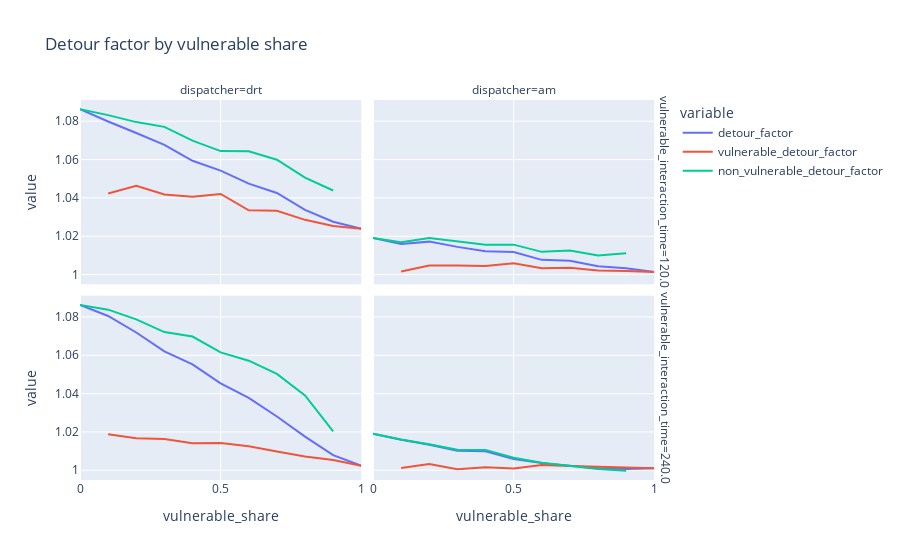

Notebook cell for this chart:
### Code cell
df_plot = df_analysis[
    df_analysis["vulnerable_interaction_time"].isin([120, 240]) & (df_analysis["fleet_size"] == analysis_fleet_size)
].melt(
    ["vulnerable_share", "vulnerable_interaction_time", "dispatcher"], 
    ["detour_factor", "vulnerable_detour_factor", "non_vulnerable_detour_factor"]
).sort_values(by = ["vulnerable_share", "vulnerable_interaction_time"])

px.line(df_plot, height = 800, title = "Detour factor by vulnerable share",
        x = "vulnerable_share", y = "value", color = "variable", 
        facet_col = "dispatcher", facet_row = "vulnerable_interaction_time")

### Figure 1 — Plotly figure (JSON) as saved in the notebook; plotly's stock layout.template omitted (floating-point values rounded to 4 significant figures)
{"data": [{"hovertemplate": "variable=detour_factor<br>vulnerable_interaction_time=120.0<br>dispatcher=drt<br>vulnerable_share=%{x}<br>value=%{y}<extra></extra>", "legendgroup": "detour_factor", "line": {"color": "#636efa", "dash": "solid"}, "marker": {"symbol": "circle"}, "mode": "lines", "name": "detour_factor", "orientation": "v", "showlegend": true, "type": "scatter", "x": [0, 0.1, 0.2, 0.3, 0.4, 0.5, 0.6, 0.7, 0.8, 0.9, 1], "xaxis": "x3", "y": [1.086, 1.08, 1.074, 1.068, 1.059, 1.054, 1.047, 1.043, 1.034, 1.028, 1.024], "yaxis": "y3"}, {"hovertemplate": "variable=detour_factor<br>vulnerable_interaction_time=120.0<br>dispatcher=am<br>vulnerable_share=%{x}<br>value=%{y}<extra></extra>", "legendgroup": "detour_factor", "line": {"color": "#636efa", "dash": "solid"}, "marker": {"symbol": "circle"}, "mode": "lines", "name": "detour_factor", "orientation": "v", "showlegend": false, "type": "scatter", "x": [0, 0.1, 0.2, 0.3, 0.4, 0.5, 0.6, 0.7, 0.8, 0.9, 1], "xaxis": "x4", "y": [1.019, 1.016, 1.017, 1.014, 1.012, 1.012, 1.008, 1.007, 1.004, 1.003, 1.001], "yaxis": "y4"}, {"hovertemplate": "variable=detour_factor<br>vulnerable_interaction_time=240.0<br>dispatcher=drt<br>vulnerable_share=%{x}<br>value=%{y}<extra></extra>", "legendgroup": "detour_factor", "line": {"color": "#636efa", "dash": "solid"}, "marker": {"symbol": "circle"}, "mode": "lines", "name": "detour_factor", "orientation": "v", "showlegend": false, "type": "scatter", "x": [0, 0.1, 0.2, 0.3, 0.4, 0.5, 0.6, 0.7, 0.8, 0.9, 1], "xaxis": "x", "y": [1.086, 1.08, 1.072, 1.062, 1.055, 1.045, 1.038, 1.028, 1.018, 1.008, 1.002], "yaxis": "y"}, {"hovertemplate": "variable=detour_factor<br>vulnerable_interaction_time=240.0<br>dispatcher=am<br>vulnerable_share=%{x}<br>value=%{y}<extra></extra>", "legendgroup": "detour_factor", "line": {"color": "#636efa", "dash": "solid"}, "marker": {"symbol": "circle"}, "mode": "lines", "name": "detour_factor", "orientation": "v", "showlegend": false, "type": "scatter", "x": [0, 0.1, 0.2, 0.3, 0.4, 0.5, 0.6, 0.7, 0.8, 0.9, 1], "xaxis": "x2", "y": [1.019, 1.016, 1.013, 1.01, 1.01, 1.006, 1.004, 1.002, 1.001, 1.001, 1.001], "yaxis": "y2"}, {"hovertemplate": "variable=vulnerable_detour_factor<br>vulnerable_interaction_time=120.0<br>dispatcher=drt<br>vulnerable_share=%{x}<br>value=%{y}<extra></extra>", "legendgroup": "vulnerable_detour_factor", "line": {"color": "#EF553B", "dash": "solid"}, "marker": {"symbol": "circle"}, "mode": "lines", "name": "vulnerable_detour_factor", "orientation": "v", "showlegend": true, "type": "scatter", "x": [0, 0.1, 0.2, 0.3, 0.4, 0.5, 0.6, 0.7, 0.8, 0.9, 1], "xaxis": "x3", "y": [null, 1.042, 1.046, 1.042, 1.041, 1.042, 1.034, 1.033, 1.029, 1.025, 1.024], "yaxis": "y3"}, {"hovertemplate": "variable=vulnerable_detour_factor<br>vulnerable_interaction_time=120.0<br>dispatcher=am<br>vulnerable_share=%{x}<br>value=%{y}<extra></extra>", "legendgroup": "vulnerable_detour_factor", "line": {"color": "#EF553B", "dash": "solid"}, "marker": {"symbol": "circle"}, "mode": "lines", "name": "vulnerable_detour_factor", "orientation": "v", "showlegend": false, "type": "scatter", "x": [0, 0.1, 0.2, 0.3, 0.4, 0.5, 0.6, 0.7, 0.8, 0.9, 1], "xaxis": "x4", "y": [null, 1.002, 1.005, 1.005, 1.004, 1.006, 1.003, 1.004, 1.002, 1.002, 1.001], "yaxis": "y4"}, {"hovertemplate": "variable=vulnerable_detour_factor<br>vulnerable_interaction_time=240.0<br>dispatcher=drt<br>vulnerable_share=%{x}<br>value=%{y}<extra></extra>", "legendgroup": "vulnerable_detour_factor", "line": {"color": "#EF553B", "dash": "solid"}, "marker": {"symbol": "circle"}, "mode": "lines", "name": "vulnerable_detour_factor", "orientation": "v", "showlegend": false, "type": "scatter", "x": [0, 0.1, 0.2, 0.3, 0.4, 0.5, 0.6, 0.7, 0.8, 0.9, 1], "xaxis": "x", "y": [null, 1.019, 1.017, 1.016, 1.014, 1.014, 1.013, 1.01, 1.007, 1.005, 1.002], "yaxis": "y"}, {"hovertemplate": "variable=vulnerable_detour_factor<br>vulnerable_interaction_time=240.0<br>dispatcher=am<br>vulnerable_share=%{x}<br>value=%{y}<extra></extra>", "legendgroup": "vulnerable_detour_factor", "line": {"color": "#EF553B", "dash": "solid"}, "marker": {"symbol": "circle"}, "mode": "lines", "name": "vulnerable_detour_factor", "orientation": "v", "showlegend": false, "type": "scatter", "x": [0, 0.1, 0.2, 0.3, 0.4, 0.5, 0.6, 0.7, 0.8, 0.9, 1], "xaxis": "x2", "y": [null, 1.001, 1.003, 1.001, 1.002, 1.001, 1.003, 1.002, 1.002, 1.001, 1.001], "yaxis": "y2"}, {"hovertemplate": "variable=non_vulnerable_detour_factor<br>vulnerable_interaction_time=120.0<br>dispatcher=drt<br>vulnerable_share=%{x}<br>value=%{y}<extra></extra>", "legendgroup": "non_vulnerable_detour_factor", "line": {"color": "#00cc96", "dash": "solid"}, "marker": {"symbol": "circle"}, "mode": "lines", "name": "non_vulnerable_detour_factor", "orientation": "v", "showlegend": true, "type": "scatter", "x": [0, 0.1, 0.2, 0.3, 0.4, 0.5, 0.6, 0.7, 0.8, 0.9, 1], "xaxis": "x3", "y": [1.086, 1.083, 1.08, 1.077, 1.07, 1.064, 1.064, 1.06, 1.051, 1.044, null], "yaxis": "y3"}, {"hovertemplate": "variable=non_vulnerable_detour_factor<br>vulnerable_interaction_time=120.0<br>dispatcher=am<br>vulnerable_share=%{x}<br>value=%{y}<extra></extra>", "legendgroup": "non_vulnerable_detour_factor", "line": {"color": "#00cc96", "dash": "solid"}, "marker": {"symbol": "circle"}, "mode": "lines", "name": "non_vulnerable_detour_factor", "orientation": "v", "showlegend": false, "type": "scatter", "x": [0, 0.1, 0.2, 0.3, 0.4, 0.5, 0.6, 0.7, 0.8, 0.9, 1], "xaxis": "x4", "y": [1.019, 1.017, 1.019, 1.017, 1.016, 1.016, 1.012, 1.013, 1.01, 1.011, null], "yaxis": "y4"}, {"hovertemplate": "variable=non_vulnerable_detour_factor<br>vulnerable_interaction_time=240.0<br>dispatcher=drt<br>vulnerable_share=%{x}<br>value=%{y}<extra></extra>", "legendgroup": "non_vulnerable_detour_factor", "line": {"color": "#00cc96", "dash": "solid"}, "marker": {"symbol": "circle"}, "mode": "lines", "name": "non_vulnerable_detour_factor", "orientation": "v", "showlegend": false, "type": "scatter", "x": [0, 0.1, 0.2, 0.3, 0.4, 0.5, 0.6, 0.7, 0.8, 0.9, 1], "xaxis": "x", "y": [1.086, 1.084, 1.079, 1.072, 1.07, 1.062, 1.057, 1.05, 1.039, 1.02, null], "yaxis": "y"}, {"hovertemplate": "variable=non_vulnerable_detour_factor<br>vulnerable_interaction_time=240.0<br>dispatcher=am<br>vulnerable_share=%{x}<br>value=%{y}<extra></extra>", "legendgroup": "non_vulnerable_detour_factor", "line": {"color": "#00cc96", "dash": "solid"}, "marker": {"symbol": "circle"}, "mode": "lines", "name": "non_vulnerable_detour_factor", "orientation": "v", "showlegend": false, "type": "scatter", "x": [0, 0.1, 0.2, 0.3, 0.4, 0.5, 0.6, 0.7, 0.8, 0.9, 1], "xaxis": "x2", "y": [1.019, 1.016, 1.014, 1.011, 1.011, 1.007, 1.004, 1.002, 1.001, 0.9997, null], "yaxis": "y2"}], "layout": {"annotations": [{"font": {}, "showarrow": false, "text": "dispatcher=drt", "x": 0.24, "xanchor": "center", "xref": "paper", "y": 1, "yanchor": "bottom", "yref": "paper"}, {"font": {}, "showarrow": false, "text": "dispatcher=am", "x": 0.74, "xanchor": "center", "xref": "paper", "y": 1, "yanchor": "bottom", "yref": "paper"}, {"font": {}, "showarrow": false, "text": "vulnerable_interaction_time=240.0", "textangle": 90, "x": 0.98, "xanchor": "left", "xref": "paper", "y": 0.2425, "yanchor": "middle", "yref": "paper"}, {"font": {}, "showarrow": false, "text": "vulnerable_interaction_time=120.0", "textangle": 90, "x": 0.98, "xanchor": "left", "xref": "paper", "y": 0.7575, "yanchor": "middle", "yref": "paper"}], "autosize": true, "legend": {"title": {"text": "variable"}, "tracegroupgap": 0}, "title": {"text": "Detour factor by vulnerable share"}, "xaxis": {"anchor": "y", "autorange": true, "domain": [0, 0.48], "range": [0, 1], "title": {"text": "vulnerable_share"}, "type": "linear"}, "xaxis2": {"anchor": "y2", "autorange": true, "domain": [0.5, 0.98], "matches": "x", "range": [0, 1], "title": {"text": "vulnerable_share"}, "type": "linear"}, "xaxis3": {"anchor": "y3", "autorange": true, "domain": [0, 0.48], "matches": "x", "range": [0, 1], "showticklabels": false, "type": "linear"}, "xaxis4": {"anchor": "y4", "autorange": true, "domain": [0.5, 0.98], "matches": "x", "range": [0, 1], "showticklabels": false, "type": "linear"}, "yaxis": {"anchor": "x", "autorange": true, "domain": [0, 0.485], "range": [0.9949, 1.091], "title": {"text": "value"}, "type": "linear"}, "yaxis2": {"anchor": "x2", "autorange": true, "domain": [0, 0.485], "matches": "y", "range": [0.9949, 1.091], "showticklabels": false, "type": "linear"}, "yaxis3": {"anchor": "x3", "autorange": true, "domain": [0.515, 1], "matches": "y", "range": [0.9949, 1.091], "title": {"text": "value"}, "type": "linear"}, "yaxis4": {"anchor": "x4", "autorange": true, "domain": [0.515, 1], "matches": "y", "range": [0.9949, 1.091], "showticklabels": false, "type": "linear"}}}
